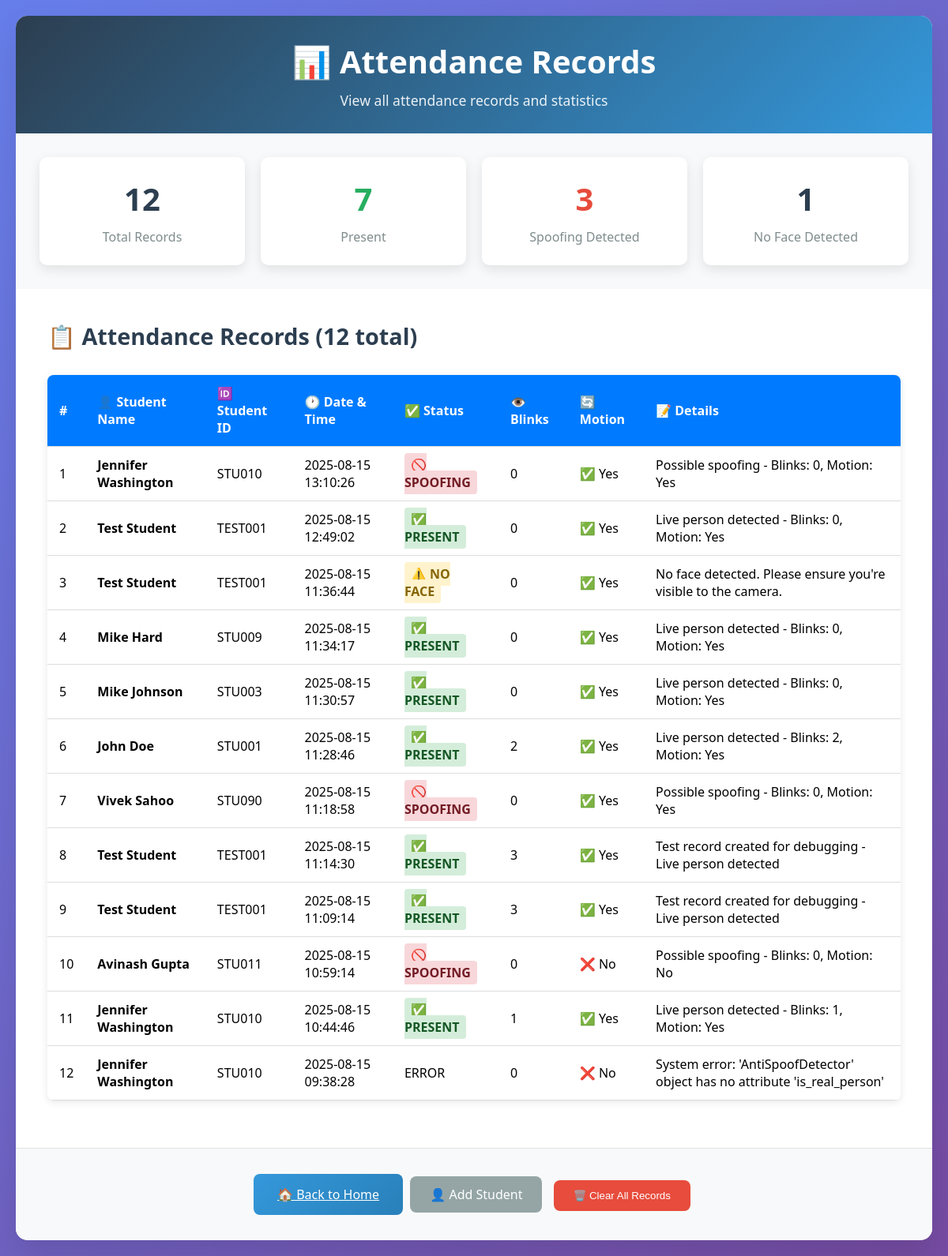
Page /records on the committed database.
### tables this page shows
CREATE TABLE attendance (
                id INTEGER PRIMARY KEY AUTOINCREMENT,
                student_id TEXT NOT NULL,
                timestamp DATETIME DEFAULT CURRENT_TIMESTAMP,
                status TEXT NOT NULL,
                blinks INTEGER DEFAULT 0,
                motion_detected BOOLEAN DEFAULT 0,
                details TEXT, student_name TEXT DEFAULT '',
                FOREIGN KEY (student_id) REFERENCES students (student_id)
            );

### app.py (the view)
@app.route('/records')
def records():
    try:
        print("🔍 DEBUG: Records route called")
        records = db.get_records()
        print(f"🔍 DEBUG: Found {len(records)} records")
        if len(records) == 0:
            print("⚠️ DEBUG: NO RECORDS FOUND! User needs to mark attendance first.")
        else:
            for i, record in enumerate(records[:3]):
                print(f"🔍 DEBUG: Record {i+1}: {record}")
        stats = db.get_statistics()
        return render_template('records.html', records=records, stats=stats)
    except Exception as e:
        print(f"❌ ERROR in records route: {e}")
        return render_template('records.html', records=[], stats={}, error=str(e))

### database.py (called while the page is built)
    def get_records(self, limit=None):
        cursor = self.conn.cursor()
        query = '''
            SELECT student_name, student_id, status, blinks, motion_detected,
                   details, timestamp
            FROM attendance
            ORDER BY timestamp DESC
        '''
        if limit:
            query += f" LIMIT {limit}"
        cursor.execute(query)
        results = cursor.fetchall()
        records = []
        for row in results:
            records.append({
                'student_name': row[0],
                'student_id': row[1],
                'status': row[2],
                'blinks': row[3],
                'motion_detected': bool(row[4]),
                'details': row[5],
                'timestamp': row[6]
            })
        return records

### templates/records.html (shortened to what this page needs)
<!DOCTYPE html>
<html lang="en">
<head>
    <link rel="stylesheet" href="{{ url_for('static', filename='style.css') }}">
</head>
<body>
    <div class="container">
        <header class="header">
            <h1>📊 Attendance Records</h1>
            <p>View all attendance records and statistics</p>
        </header>
        <div class="stats-grid">
            <div class="stat-card">
                <h3>{{ stats.total_records or 0 }}</h3>
                <p>Total Records</p>
            </div>
            <div class="stat-card success">
                <h3>{{ stats.present_count or 0 }}</h3>
                <p>Present</p>
            </div>
            <div class="stat-card danger">
                <h3>{{ stats.spoofing_count or 0 }}</h3>
                <p>Spoofing Detected</p>
            </div>
            <div class="stat-card warning">
                <h3>{{ stats.no_face_count or 0 }}</h3>
                <p>No Face Detected</p>
            </div>
        </div>
        {% if records and records|length > 0 %}
        <div class="form-section">
            <h2>📋 Attendance Records ({{ records|length }} total)</h2>
            <table class="records-table">
                <thead>
                    <tr>
                        <th>#</th>
                        <th>👤 Student Name</th>
                        <th>🆔 Student ID</th>
                        <th>🕐 Date & Time</th>
                        <th>✅ Status</th>
                        <th>👁️ Blinks</th>
                        <th>🔄 Motion</th>
                        <th>📝 Details</th>
                    </tr>
                </thead>
                <tbody>
                    {% for record in records %}
                    <tr>
                        <td>{{ loop.index }}</td>
                        <td><strong>{{ record.student_name or 'N/A' }}</strong></td>
                        <td>{{ record.student_id or 'N/A' }}</td>
                        <td>{{ record.timestamp or 'N/A' }}</td>
                        <td>
                            {% if record.status == 'PRESENT' %}
                                <span class="status-present">✅ PRESENT</span>
                            {% elif record.status == 'SPOOFING_DETECTED' %}
                                <span class="status-spoofing">🚫 SPOOFING</span>
                            {% elif record.status == 'NO_FACE_DETECTED' %}
                                <span class="status-no-face">⚠️ NO FACE</span>
                            {% else %}
                                <span>{{ record.status or 'UNKNOWN' }}</span>
                            {% endif %}
                        </td>
                        <td>{{ record.blinks or 0 }}</td>
                        <td>
                            {% if record.motion_detected %}
                                ✅ Yes
                            {% else %}
                                ❌ No
                            {% endif %}
                        </td>
                        <td>{{ record.details or 'No details available' }}</td>
                    </tr>
                    {% endfor %}
                </tbody>
            </table>
        </div>
        {% endif %}
        <div class="nav-section">
            <a href="/" class="btn-primary">🏠 Back to Home</a>
            <a href="/add_student" class="btn-secondary">👤 Add Student</a>
            {% if records and records|length > 0 %}
            <button onclick="clearAllRecords()" class="btn-danger">🗑️ Clear All Records</button>
            {% endif %}
        </div>
    </div>
</body>
</html>

### static/style.css (style rules this page uses)
* { margin: 0; padding: 0; box-sizing: border-box; }
body { font-family: 'Segoe UI', Tahoma, Geneva, Verdana, sans-serif; background: linear-gradient(135deg, #667eea 0%, #764ba2 100%); min-height: 100vh; padding: 20px; }
.container { max-width: 1200px; margin: 0 auto; background: white; border-radius: 15px; box-shadow: 0 20px 40px rgba(0,0,0,0.1); overflow: hidden; }
.header { background: linear-gradient(135deg, #2c3e50, #3498db); color: white; padding: 30px; text-align: center; }
.header h1 { font-size: 2.5em; margin-bottom: 10px; }
.header p { opacity: 0.9; font-size: 1.1em; }
.stats-grid { display: grid; grid-template-columns: repeat(auto-fit, minmax(200px, 1fr)); gap: 20px; padding: 30px; background: #f8f9fa; }
.stat-card { background: white; padding: 25px; border-radius: 10px; text-align: center; box-shadow: 0 5px 15px rgba(0,0,0,0.1); transition: transform 0.3s ease; }
.stat-card h3 { font-size: 2.5em; margin-bottom: 10px; color: #2c3e50; }
.stat-card.success h3 { color: #27ae60; }
.stat-card.danger h3 { color: #e74c3c; }
.stat-card p { color: #7f8c8d; font-weight: 500; }
.form-section { padding: 40px; }
.form-section h2 { color: #2c3e50; margin-bottom: 30px; font-size: 1.8em; }
.btn-primary { background: linear-gradient(135deg, #3498db, #2980b9); color: white; border: none; padding: 15px 30px; font-size: 16px; border-radius: 8px; cursor: pointer; transition: all 0.3s ease; width: 100%; margin-top: 10px; position: relative; }
.btn-secondary { background: #95a5a6; color: white; text-decoration: none; padding: 12px 25px; border-radius: 8px; display: inline-block; margin: 5px; transition: all 0.3s ease; }
.btn-danger { background: #e74c3c; color: white; border: none; padding: 12px 25px; border-radius: 8px; cursor: pointer; margin: 5px; transition: all 0.3s ease; }
.nav-section { padding: 30px; text-align: center; background: #f8f9fa; border-top: 1px solid #e0e0e0; }
.records-table { width: 100%; border-collapse: collapse; background: white; border-radius: 8px; overflow: hidden; box-shadow: 0 5px 15px rgba(0,0,0,0.1); }
.records-table th { background: #2c3e50; color: white; padding: 15px; text-align: left; font-weight: 600; }
.records-table td { padding: 15px; border-bottom: 1px solid #e0e0e0; }

### templates/records.html (style rules this page uses)
.records-table { width: 100%; border-collapse: collapse; margin: 20px 0; background: white; border-radius: 8px; overflow: hidden; box-shadow: 0 2px 10px rgba(0,0,0,0.1); }
.records-table th, .records-table td { padding: 12px 15px; text-align: left; border-bottom: 1px solid #ddd; }
.records-table th { background: #007bff; color: white; font-weight: bold; }
.status-present { background: #d4edda; color: #155724; padding: 4px 8px; border-radius: 4px; font-weight: bold; }
.status-spoofing { background: #f8d7da; color: #721c24; padding: 4px 8px; border-radius: 4px; font-weight: bold; }
.status-no-face { background: #fff3cd; color: #856404; padding: 4px 8px; border-radius: 4px; font-weight: bold; }

### rows in the picture
attendance: student_name "Jennifer Washington", student "STU010", timestamp "2025-08-15 13:10:26", shows "🚫 SPOOFING", blinks "0", motion_detected "✅ Yes", details "Possible spoofing - Blinks: 0, Motion: Yes"
attendance: student_name "Test Student", student "TEST001", timestamp "2025-08-15 12:49:02", status "✅ PRESENT", blinks "0", motion_detected "✅ Yes", details "Live person detected - Blinks: 0, Motion: Yes"
attendance: student_name "Test Student", student "TEST001", timestamp "2025-08-15 11:36:44", status "⚠️ NO FACE", blinks "0", motion_detected "✅ Yes", details "No face detected. Please ensure you're visible to the camera."
attendance: student_name "Mike Hard", student "STU009", timestamp "2025-08-15 11:34:17", status "✅ PRESENT", blinks "0", motion_detected "✅ Yes", details "Live person detected - Blinks: 0, Motion: Yes"
attendance: student_name "Mike Johnson", student "STU003", timestamp "2025-08-15 11:30:57", status "✅ PRESENT", blinks "0", motion_detected "✅ Yes", details "Live person detected - Blinks: 0, Motion: Yes"
attendance: student_name "John Doe", student "STU001", timestamp "2025-08-15 11:28:46", status "✅ PRESENT", blinks "2", motion_detected "✅ Yes", details "Live person detected - Blinks: 2, Motion: Yes"
attendance: student_name "Vivek Sahoo", student "STU090", timestamp "2025-08-15 11:18:58", shows "🚫 SPOOFING", blinks "0", motion_detected "✅ Yes", details "Possible spoofing - Blinks: 0, Motion: Yes"
attendance: student_name "Test Student", student "TEST001", timestamp "2025-08-15 11:14:30", status "✅ PRESENT", blinks "3", motion_detected "✅ Yes", details "Test record created for debugging - Live person detected"
attendance: student_name "Test Student", student "TEST001", timestamp "2025-08-15 11:09:14", status "✅ PRESENT", blinks "3", motion_detected "✅ Yes", details "Test record created for debugging - Live person detected"
attendance: student_name "Avinash Gupta", student "STU011", timestamp "2025-08-15 10:59:14", shows "🚫 SPOOFING", blinks "0", motion_detected "❌ No", details "Possible spoofing - Blinks: 0, Motion: No"
attendance: student_name "Jennifer Washington", student "STU010", timestamp "2025-08-15 10:44:46", status "✅ PRESENT", blinks "1", motion_detected "✅ Yes", details "Live person detected - Blinks: 1, Motion: Yes"
attendance: student_name "Jennifer Washington", student "STU010", timestamp "2025-08-15 09:38:28", status "ERROR", blinks "0", motion_detected "❌ No", details "System error: 'AntiSpoofDetector' object has no attribute 'is_real_person'"

### other values in the picture
{{ stats.total_records or 0 }} "12"
{{ stats.present_count or 0 }} "7"
{{ stats.spoofing_count or 0 }} "3"
{{ stats.no_face_count or 0 }} "1"
{{ records|length }} "12"
